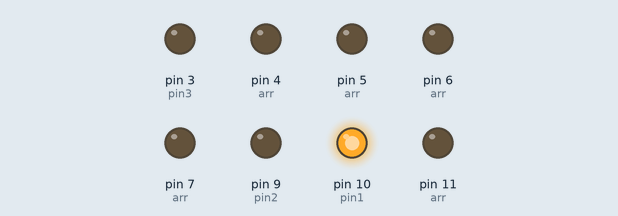
Recording of a sketch running on a simulated Arduino Uno, built with avr-gcc and run on an emulated ATmega328P. Parts: output pins drawn as LEDs (lit = HIGH).

Above: at 0.05 s.
At 0.85 s:
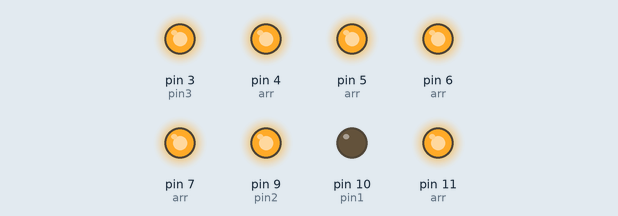
At 1.75 s:
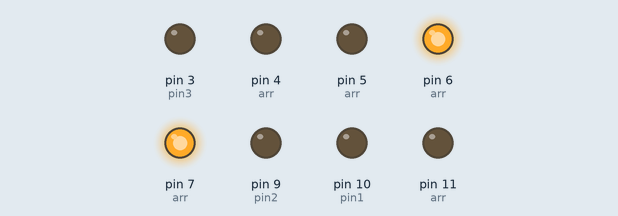
At 3.3 s:
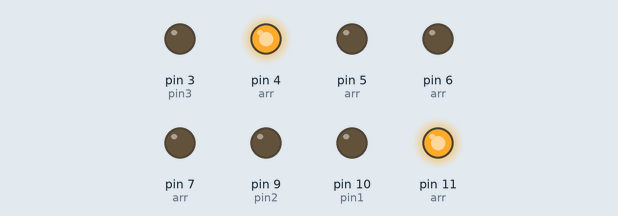
At 3.8 s:
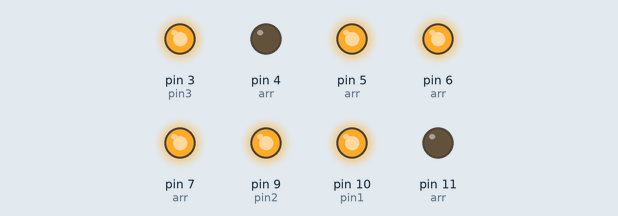
At 6.45 s:
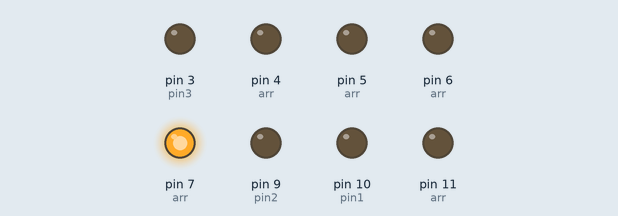
Timing chart, 0 to 6.8 s (numbered marks = the images above):
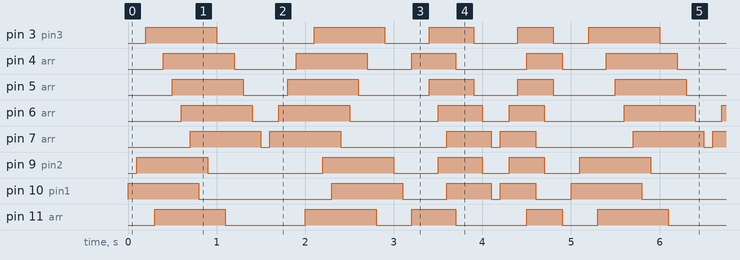

Measured:
- by itself, pin 3 (pin3): repeats every 5.0 s: LOW 1.1 s, HIGH 0.80 s, LOW 0.50 s, HIGH 0.50 s, LOW 0.50 s, HIGH 0.40 s, LOW 0.40 s, HIGH 0.80 s
- by itself, pin 4 (arr): repeats every 5.0 s: LOW 0.70 s, HIGH 0.80 s, LOW 0.50 s, HIGH 0.50 s, LOW 0.80 s, HIGH 0.40 s, LOW 0.50 s, HIGH 0.80 s
- by itself, pin 5 (arr): repeats every 5.0 s: LOW 0.50 s, HIGH 0.80 s, LOW 0.80 s, HIGH 0.50 s, LOW 0.50 s, HIGH 0.40 s, LOW 0.70 s, HIGH 0.80 s
- by itself, pin 6 (arr): repeats every 5.0 s: LOW 0.30 s, HIGH 0.80 s, LOW 1.0 s, HIGH 0.50 s, LOW 0.30 s, HIGH 0.40 s, LOW 0.90 s, HIGH 0.80 s
- by itself, pin 7 (arr): repeats every 5.0 s: LOW 0.10 s, HIGH 0.80 s, LOW 1.2 s, HIGH 0.50 s, LOW 0.10 s, HIGH 0.40 s, LOW 1.1 s, HIGH 0.80 s
- by itself, pin 9 (pin2): repeats every 5.0 s: LOW 1.3 s, HIGH 0.80 s, LOW 0.50 s, HIGH 0.50 s, LOW 0.30 s, HIGH 0.40 s, LOW 0.40 s, HIGH 0.80 s
- by itself, pin 10 (pin1): repeats every 5.0 s: LOW 1.5 s, HIGH 0.80 s, LOW 0.50 s, HIGH 0.50 s, LOW 0.10 s, HIGH 0.40 s, LOW 0.40 s, HIGH 0.80 s
- by itself, pin 11 (arr): repeats every 5.0 s: LOW 0.90 s, HIGH 0.80 s, LOW 0.40 s, HIGH 0.50 s, LOW 0.80 s, HIGH 0.40 s, LOW 0.40 s, HIGH 0.80 s

The sketch:

sketch_jan10a.ino
```cpp
int pin1 = 10;
int pin2 = 9;
int pin3 = 3;
int p4 = 11;
int p5 = 4;
int p6 = 5;
int p7 = 6;
int p8 = 7;
int arr [8] = {pin1, pin2, pin3, p4, p5, p6, p7, p8};
int one = 1;
// int arr2 [] = {};
int arr2 [8] = {p8, p7, p6, p5, p4, pin3, pin2, pin1};
void setup() {
  // put your setup code here, to run once:
  Serial.begin(9600);
  for (int i = 0; i<8; i++){
    pinMode(arr[i], OUTPUT);

  // reva();
  }
}

void loop() {
  // put your main code here, to run repeatedly:
  for (int i = 0; i<8; i++){

    digitalWrite(arr[i], HIGH);
    delay(100);
    }

  for (int i = 0; i<8; i++){
    digitalWrite(arr[i], LOW);
    delay(100);


  }

  for (int i = 0; i<8; i++){
    digitalWrite(arr2[i], HIGH);
    delay(100);
  }

  for (int i = 0; i<8; i++){
    digitalWrite(arr2[i], LOW);
    delay(100);
  }

  for (int i = 4; i>=0; i--){
    digitalWrite(arr[i],HIGH);
    digitalWrite(arr2[i],HIGH);
    delay(100);
  }

  for (int i = 4; i>=0; i--){
    digitalWrite(arr[i],LOW);
    digitalWrite(arr2[i],LOW);
    delay(100);
  }

    for (int i = 0; i<4; i++){
    digitalWrite(arr[i],HIGH);
    digitalWrite(arr2[i],HIGH);
    delay(100);
  }

    for (int i = 0; i<4; i++){
    digitalWrite(arr[i],LOW);
    digitalWrite(arr2[i],LOW);
    delay(100);
  }


}

/*
int reva(){
  int x = 0;
  int y = 8;
  while(y){
    arr[x] = arr2[y];
    x++;
    y--;

  }

  for(int i = 0; i < 8; i++){
    Serial.println(arr2[i]);
  }


}
*/
```
